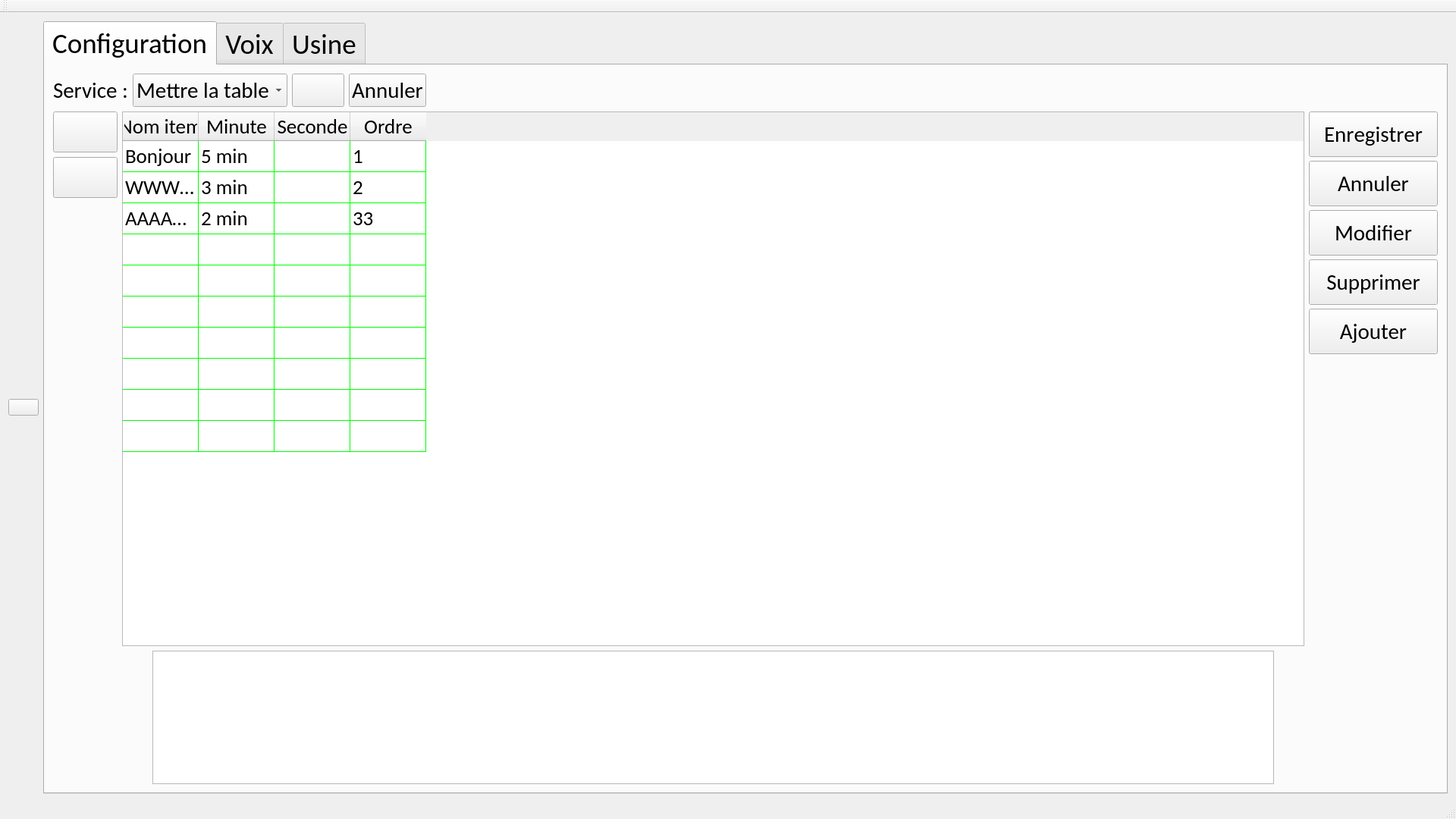
<?xml version="1.0" encoding="UTF-8"?>
<ui version="4.0">
 <class>AdministratorInterface</class>
 <widget class="QMainWindow" name="AdministratorInterface">
  <property name="geometry">
   <rect>
    <x>0</x>
    <y>0</y>
    <width>1920</width>
    <height>1080</height>
   </rect>
  </property>
  <property name="windowTitle">
   <string>AdministratorInterface</string>
  </property>
  <widget class="QWidget" name="centralWidget">
   <layout class="QHBoxLayout" name="horizontalLayout_22">
    <item>
     <layout class="QHBoxLayout" name="horizontalLayout">
      <item>
       <widget class="QPushButton" name="ButtonQuitter">
        <property name="text">
         <string/>
        </property>
        <property name="iconSize">
         <size>
          <width>32</width>
          <height>32</height>
         </size>
        </property>
       </widget>
      </item>
     </layout>
    </item>
    <item>
     <layout class="QVBoxLayout" name="verticalLayout_10">
      <item>
       <widget class="QTabWidget" name="tabWidget">
        <property name="font">
         <font>
          <family>Calibri</family>
          <pointsize>28</pointsize>
          <kerning>true</kerning>
         </font>
        </property>
        <property name="currentIndex">
         <number>0</number>
        </property>
        <property name="iconSize">
         <size>
          <width>40</width>
          <height>40</height>
         </size>
        </property>
        <property name="elideMode">
         <enum>Qt::ElideLeft</enum>
        </property>
        <property name="usesScrollButtons">
         <bool>false</bool>
        </property>
        <widget class="QWidget" name="tab_1">
         <attribute name="title">
          <string>Configuration</string>
         </attribute>
         <layout class="QHBoxLayout" name="horizontalLayout_23">
          <item>
           <layout class="QGridLayout" name="gridLayout">
            <item row="1" column="1">
             <layout class="QHBoxLayout" name="horizontalLayout_4">
              <item>
               <layout class="QHBoxLayout" name="horizontalLayout_6">
                <item>
                 <layout class="QVBoxLayout" name="verticalLayout_2" stretch="0,0,0">
                  <property name="sizeConstraint">
                   <enum>QLayout::SetDefaultConstraint</enum>
                  </property>
                  <item>
                   <widget class="QPushButton" name="ButtonAjouterLigne">
                    <property name="baseSize">
                     <size>
                      <width>35</width>
                      <height>35</height>
                     </size>
                    </property>
                    <property name="text">
                     <string/>
                    </property>
                    <property name="iconSize">
                     <size>
                      <width>32</width>
                      <height>32</height>
                     </size>
                    </property>
                   </widget>
                  </item>
                  <item>
                   <widget class="QPushButton" name="ButtonRetirerLigne">
                    <property name="sizePolicy">
                     <sizepolicy hsizetype="Minimum" vsizetype="Minimum">
                      <horstretch>0</horstretch>
                      <verstretch>0</verstretch>
                     </sizepolicy>
                    </property>
                    <property name="minimumSize">
                     <size>
                      <width>35</width>
                      <height>35</height>
                     </size>
                    </property>
                    <property name="sizeIncrement">
                     <size>
                      <width>101</width>
                      <height>10</height>
                     </size>
                    </property>
                    <property name="baseSize">
                     <size>
                      <width>35</width>
                      <height>35</height>
                     </size>
                    </property>
                    <property name="text">
                     <string/>
                    </property>
                    <property name="iconSize">
                     <size>
                      <width>32</width>
                      <height>32</height>
                     </size>
                    </property>
                   </widget>
                  </item>
                  <item>
                   <spacer name="verticalSpacer">
                    <property name="orientation">
                     <enum>Qt::Vertical</enum>
                    </property>
                    <property name="sizeType">
                     <enum>QSizePolicy::Expanding</enum>
                    </property>
                    <property name="sizeHint" stdset="0">
                     <size>
                      <width>20</width>
                      <height>40</height>
                     </size>
                    </property>
                   </spacer>
                  </item>
                 </layout>
                </item>
               </layout>
              </item>
              <item>
               <layout class="QVBoxLayout" name="verticalLayout_3" stretch="4,1">
                <item>
                 <widget class="QTableWidget" name="tableItem">
                  <property name="font">
                   <font>
                    <family>Calibri</family>
                    <pointsize>20</pointsize>
                    <kerning>true</kerning>
                   </font>
                  </property>
                  <property name="styleSheet">
                   <string notr="true">gridline-color: rgb(0, 255, 0);</string>
                  </property>
                  <property name="verticalScrollBarPolicy">
                   <enum>Qt::ScrollBarAlwaysOff</enum>
                  </property>
                  <property name="horizontalScrollBarPolicy">
                   <enum>Qt::ScrollBarAlwaysOff</enum>
                  </property>
                  <property name="autoScroll">
                   <bool>true</bool>
                  </property>
                  <property name="showGrid">
                   <bool>true</bool>
                  </property>
                  <property name="gridStyle">
                   <enum>Qt::SolidLine</enum>
                  </property>
                  <property name="wordWrap">
                   <bool>true</bool>
                  </property>
                  <attribute name="verticalHeaderVisible">
                   <bool>false</bool>
                  </attribute>
                  <attribute name="verticalHeaderCascadingSectionResizes">
                   <bool>false</bool>
                  </attribute>
                  <attribute name="verticalHeaderDefaultSectionSize">
                   <number>41</number>
                  </attribute>
                  <row>
                   <property name="text">
                    <string/>
                   </property>
                  </row>
                  <row>
                   <property name="text">
                    <string/>
                   </property>
                  </row>
                  <row>
                   <property name="text">
                    <string/>
                   </property>
                  </row>
                  <row>
                   <property name="text">
                    <string/>
                   </property>
                  </row>
                  <row>
                   <property name="text">
                    <string/>
                   </property>
                  </row>
                  <row>
                   <property name="text">
                    <string/>
                   </property>
                  </row>
                  <row>
                   <property name="text">
                    <string/>
                   </property>
                  </row>
                  <row>
                   <property name="text">
                    <string/>
                   </property>
                  </row>
                  <row>
                   <property name="text">
                    <string/>
                   </property>
                  </row>
                  <row>
                   <property name="text">
                    <string/>
                   </property>
                  </row>
                  <column>
                   <property name="text">
                    <string>Nom item</string>
                   </property>
                  </column>
                  <column>
                   <property name="text">
                    <string>Minute</string>
                   </property>
                  </column>
                  <column>
                   <property name="text">
                    <string>Seconde</string>
                   </property>
                  </column>
                  <column>
                   <property name="text">
                    <string>Ordre</string>
                   </property>
                  </column>
                  <item row="0" column="0">
                   <property name="text">
                    <string>Bonjour</string>
                   </property>
                  </item>
                  <item row="0" column="1">
                   <property name="text">
                    <string>5 min</string>
                   </property>
                  </item>
                  <item row="0" column="3">
                   <property name="text">
                    <string>1</string>
                   </property>
                  </item>
                  <item row="1" column="0">
                   <property name="text">
                    <string>WWWWWWWWW</string>
                   </property>
                  </item>
                  <item row="1" column="1">
                   <property name="text">
                    <string>3 min</string>
                   </property>
                  </item>
                  <item row="1" column="3">
                   <property name="text">
                    <string>2</string>
                   </property>
                  </item>
                  <item row="2" column="0">
                   <property name="text">
                    <string>AAAAAA</string>
                   </property>
                  </item>
                  <item row="2" column="1">
                   <property name="text">
                    <string>2 min</string>
                   </property>
                  </item>
                  <item row="2" column="3">
                   <property name="text">
                    <string>33</string>
                   </property>
                  </item>
                 </widget>
                </item>
                <item>
                 <layout class="QHBoxLayout" name="horizontalLayout_5">
                  <item>
                   <spacer name="horizontalSpacer_3">
                    <property name="orientation">
                     <enum>Qt::Horizontal</enum>
                    </property>
                    <property name="sizeType">
                     <enum>QSizePolicy::Minimum</enum>
                    </property>
                    <property name="sizeHint" stdset="0">
                     <size>
                      <width>40</width>
                      <height>20</height>
                     </size>
                    </property>
                   </spacer>
                  </item>
                  <item>
                   <widget class="QTextEdit" name="textEditInfo">
                    <property name="font">
                     <font>
                      <family>Calibri</family>
                      <pointsize>20</pointsize>
                      <kerning>true</kerning>
                     </font>
                    </property>
                    <property name="readOnly">
                     <bool>true</bool>
                    </property>
                   </widget>
                  </item>
                  <item>
                   <spacer name="horizontalSpacer_4">
                    <property name="orientation">
                     <enum>Qt::Horizontal</enum>
                    </property>
                    <property name="sizeType">
                     <enum>QSizePolicy::Minimum</enum>
                    </property>
                    <property name="sizeHint" stdset="0">
                     <size>
                      <width>40</width>
                      <height>20</height>
                     </size>
                    </property>
                   </spacer>
                  </item>
                 </layout>
                </item>
               </layout>
              </item>
              <item>
               <layout class="QVBoxLayout" name="verticalLayout">
                <property name="spacing">
                 <number>5</number>
                </property>
                <property name="sizeConstraint">
                 <enum>QLayout::SetMinimumSize</enum>
                </property>
                <property name="leftMargin">
                 <number>0</number>
                </property>
                <property name="topMargin">
                 <number>0</number>
                </property>
                <item>
                 <widget class="QPushButton" name="ButtonEnregistrer">
                  <property name="sizePolicy">
                   <sizepolicy hsizetype="Fixed" vsizetype="Fixed">
                    <horstretch>0</horstretch>
                    <verstretch>0</verstretch>
                   </sizepolicy>
                  </property>
                  <property name="minimumSize">
                   <size>
                    <width>170</width>
                    <height>60</height>
                   </size>
                  </property>
                  <property name="font">
                   <font>
                    <family>Calibri</family>
                    <pointsize>22</pointsize>
                    <kerning>false</kerning>
                   </font>
                  </property>
                  <property name="autoFillBackground">
                   <bool>false</bool>
                  </property>
                  <property name="text">
                   <string>Enregistrer</string>
                  </property>
                  <property name="iconSize">
                   <size>
                    <width>24</width>
                    <height>24</height>
                   </size>
                  </property>
                 </widget>
                </item>
                <item>
                 <widget class="QPushButton" name="ButtonAnnulerModifier">
                  <property name="minimumSize">
                   <size>
                    <width>170</width>
                    <height>60</height>
                   </size>
                  </property>
                  <property name="font">
                   <font>
                    <family>Calibri</family>
                    <pointsize>22</pointsize>
                    <kerning>false</kerning>
                   </font>
                  </property>
                  <property name="autoFillBackground">
                   <bool>false</bool>
                  </property>
                  <property name="text">
                   <string>Annuler</string>
                  </property>
                  <property name="iconSize">
                   <size>
                    <width>24</width>
                    <height>24</height>
                   </size>
                  </property>
                 </widget>
                </item>
                <item>
                 <widget class="QPushButton" name="ButtonModifier">
                  <property name="sizePolicy">
                   <sizepolicy hsizetype="Fixed" vsizetype="Fixed">
                    <horstretch>0</horstretch>
                    <verstretch>0</verstretch>
                   </sizepolicy>
                  </property>
                  <property name="minimumSize">
                   <size>
                    <width>170</width>
                    <height>60</height>
                   </size>
                  </property>
                  <property name="font">
                   <font>
                    <family>Calibri</family>
                    <pointsize>22</pointsize>
                    <kerning>false</kerning>
                   </font>
                  </property>
                  <property name="autoFillBackground">
                   <bool>false</bool>
                  </property>
                  <property name="text">
                   <string>Modifier</string>
                  </property>
                  <property name="iconSize">
                   <size>
                    <width>24</width>
                    <height>24</height>
                   </size>
                  </property>
                 </widget>
                </item>
                <item>
                 <widget class="QPushButton" name="ButtonSupprimer">
                  <property name="sizePolicy">
                   <sizepolicy hsizetype="Fixed" vsizetype="Fixed">
                    <horstretch>0</horstretch>
                    <verstretch>0</verstretch>
                   </sizepolicy>
                  </property>
                  <property name="minimumSize">
                   <size>
                    <width>170</width>
                    <height>60</height>
                   </size>
                  </property>
                  <property name="font">
                   <font>
                    <family>Calibri</family>
                    <pointsize>22</pointsize>
                    <kerning>true</kerning>
                   </font>
                  </property>
                  <property name="text">
                   <string>Supprimer</string>
                  </property>
                  <property name="iconSize">
                   <size>
                    <width>24</width>
                    <height>32</height>
                   </size>
                  </property>
                  <property name="autoDefault">
                   <bool>true</bool>
                  </property>
                  <property name="flat">
                   <bool>false</bool>
                  </property>
                 </widget>
                </item>
                <item>
                 <widget class="QPushButton" name="ButtonAjouter">
                  <property name="sizePolicy">
                   <sizepolicy hsizetype="Fixed" vsizetype="Fixed">
                    <horstretch>0</horstretch>
                    <verstretch>0</verstretch>
                   </sizepolicy>
                  </property>
                  <property name="minimumSize">
                   <size>
                    <width>170</width>
                    <height>60</height>
                   </size>
                  </property>
                  <property name="font">
                   <font>
                    <family>Calibri</family>
                    <pointsize>22</pointsize>
                    <kerning>true</kerning>
                   </font>
                  </property>
                  <property name="text">
                   <string>Ajouter</string>
                  </property>
                  <property name="iconSize">
                   <size>
                    <width>24</width>
                    <height>32</height>
                   </size>
                  </property>
                  <property name="autoDefault">
                   <bool>true</bool>
                  </property>
                  <property name="flat">
                   <bool>false</bool>
                  </property>
                 </widget>
                </item>
                <item>
                 <spacer name="verticalSpacer_2">
                  <property name="orientation">
                   <enum>Qt::Vertical</enum>
                  </property>
                  <property name="sizeType">
                   <enum>QSizePolicy::Expanding</enum>
                  </property>
                  <property name="sizeHint" stdset="0">
                   <size>
                    <width>20</width>
                    <height>40</height>
                   </size>
                  </property>
                 </spacer>
                </item>
               </layout>
              </item>
             </layout>
            </item>
            <item row="0" column="1">
             <layout class="QHBoxLayout" name="horizontalLayout_2">
              <property name="sizeConstraint">
               <enum>QLayout::SetDefaultConstraint</enum>
              </property>
              <item>
               <widget class="QLabel" name="labelService">
                <property name="font">
                 <font>
                  <family>Calibri</family>
                  <pointsize>22</pointsize>
                  <kerning>true</kerning>
                 </font>
                </property>
                <property name="text">
                 <string>Service :</string>
                </property>
               </widget>
              </item>
              <item>
               <widget class="QComboBox" name="comboBoxService">
                <property name="font">
                 <font>
                  <family>Calibri</family>
                  <pointsize>22</pointsize>
                  <kerning>true</kerning>
                 </font>
                </property>
                <property name="editable">
                 <bool>false</bool>
                </property>
                <item>
                 <property name="text">
                  <string>Mettre la table</string>
                 </property>
                </item>
               </widget>
              </item>
              <item>
               <widget class="QPushButton" name="ButtonValiderCombo">
                <property name="enabled">
                 <bool>true</bool>
                </property>
                <property name="font">
                 <font>
                  <pointsize>22</pointsize>
                 </font>
                </property>
                <property name="text">
                 <string/>
                </property>
                <property name="iconSize">
                 <size>
                  <width>32</width>
                  <height>32</height>
                 </size>
                </property>
               </widget>
              </item>
              <item>
               <widget class="QPushButton" name="ButtonAnnulerCombo">
                <property name="font">
                 <font>
                  <family>Calibri</family>
                  <pointsize>22</pointsize>
                  <kerning>true</kerning>
                 </font>
                </property>
                <property name="text">
                 <string>Annuler</string>
                </property>
               </widget>
              </item>
              <item>
               <spacer name="horizontalSpacer_2">
                <property name="orientation">
                 <enum>Qt::Horizontal</enum>
                </property>
                <property name="sizeHint" stdset="0">
                 <size>
                  <width>40</width>
                  <height>20</height>
                 </size>
                </property>
               </spacer>
              </item>
             </layout>
            </item>
           </layout>
          </item>
         </layout>
        </widget>
        <widget class="QWidget" name="tab_2">
         <attribute name="title">
          <string>Voix</string>
         </attribute>
         <layout class="QGridLayout" name="gridLayout_3">
          <item row="0" column="0">
           <layout class="QHBoxLayout" name="horizontalLayout_21" stretch="2,0">
            <item>
             <layout class="QVBoxLayout" name="verticalLayout_5" stretch="1,1,1,1,1,1,3">
              <item>
               <layout class="QHBoxLayout" name="horizontalLayout_3">
                <item>
                 <widget class="QLabel" name="labelPC">
                  <property name="font">
                   <font>
                    <pointsize>28</pointsize>
                   </font>
                  </property>
                  <property name="text">
                   <string>PC</string>
                  </property>
                 </widget>
                </item>
                <item>
                 <spacer name="horizontalSpacer_5">
                  <property name="orientation">
                   <enum>Qt::Horizontal</enum>
                  </property>
                  <property name="sizeHint" stdset="0">
                   <size>
                    <width>40</width>
                    <height>20</height>
                   </size>
                  </property>
                 </spacer>
                </item>
               </layout>
              </item>
              <item>
               <layout class="QHBoxLayout" name="horizontalLayout_7">
                <item>
                 <widget class="QLabel" name="labelVolumePC">
                  <property name="font">
                   <font>
                    <pointsize>28</pointsize>
                   </font>
                  </property>
                  <property name="text">
                   <string>Volume :</string>
                  </property>
                 </widget>
                </item>
                <item>
                 <spacer name="horizontalSpacer_6">
                  <property name="orientation">
                   <enum>Qt::Horizontal</enum>
                  </property>
                  <property name="sizeHint" stdset="0">
                   <size>
                    <width>40</width>
                    <height>20</height>
                   </size>
                  </property>
                 </spacer>
                </item>
               </layout>
              </item>
              <item>
               <layout class="QHBoxLayout" name="horizontalLayout_8">
                <item>
                 <widget class="QSlider" name="horizontalSliderPCVolume">
                  <property name="maximum">
                   <number>100</number>
                  </property>
                  <property name="pageStep">
                   <number>5</number>
                  </property>
                  <property name="value">
                   <number>50</number>
                  </property>
                  <property name="sliderPosition">
                   <number>50</number>
                  </property>
                  <property name="orientation">
                   <enum>Qt::Horizontal</enum>
                  </property>
                  <property name="invertedAppearance">
                   <bool>false</bool>
                  </property>
                 </widget>
                </item>
                <item>
                 <widget class="QLabel" name="labelVolumePourcentagePC">
                  <property name="font">
                   <font>
                    <pointsize>28</pointsize>
                   </font>
                  </property>
                  <property name="text">
                   <string>%</string>
                  </property>
                 </widget>
                </item>
               </layout>
              </item>
              <item>
               <layout class="QHBoxLayout" name="horizontalLayout_9">
                <item>
                 <widget class="QLabel" name="labelVitessePC">
                  <property name="font">
                   <font>
                    <pointsize>28</pointsize>
                   </font>
                  </property>
                  <property name="text">
                   <string>Vitesse :</string>
                  </property>
                 </widget>
                </item>
                <item>
                 <spacer name="horizontalSpacer_7">
                  <property name="orientation">
                   <enum>Qt::Horizontal</enum>
                  </property>
                  <property name="sizeHint" stdset="0">
                   <size>
                    <width>40</width>
                    <height>20</height>
                   </size>
                  </property>
                 </spacer>
                </item>
               </layout>
              </item>
              <item>
               <layout class="QHBoxLayout" name="horizontalLayout_10">
                <item>
                 <widget class="QSlider" name="horizontalSliderPCRate">
                  <property name="minimum">
                   <number>1</number>
                  </property>
                  <property name="maximum">
                   <number>3</number>
                  </property>
                  <property name="singleStep">
                   <number>1</number>
                  </property>
                  <property name="pageStep">
                   <number>1</number>
                  </property>
                  <property name="orientation">
                   <enum>Qt::Horizontal</enum>
                  </property>
                  <property name="tickPosition">
                   <enum>QSlider::TicksBothSides</enum>
                  </property>
                 </widget>
                </item>
                <item>
                 <widget class="QLabel" name="labelRate">
                  <property name="minimumSize">
                   <size>
                    <width>100</width>
                    <height>0</height>
                   </size>
                  </property>
                  <property name="font">
                   <font>
                    <pointsize>28</pointsize>
                   </font>
                  </property>
                  <property name="text">
                   <string>%</string>
                  </property>
                 </widget>
                </item>
               </layout>
              </item>
              <item>
               <layout class="QHBoxLayout" name="horizontalLayout_11">
                <item>
                 <widget class="QPushButton" name="ButtonParlerPC">
                  <property name="minimumSize">
                   <size>
                    <width>221</width>
                    <height>71</height>
                   </size>
                  </property>
                  <property name="font">
                   <font>
                    <pointsize>28</pointsize>
                   </font>
                  </property>
                  <property name="text">
                   <string>Parler</string>
                  </property>
                 </widget>
                </item>
                <item>
                 <widget class="QPushButton" name="ButtonSave">
                  <property name="minimumSize">
                   <size>
                    <width>221</width>
                    <height>71</height>
                   </size>
                  </property>
                  <property name="font">
                   <font>
                    <pointsize>28</pointsize>
                   </font>
                  </property>
                  <property name="text">
                   <string>Enregistrer</string>
                  </property>
                 </widget>
                </item>
               </layout>
              </item>
              <item>
               <spacer name="verticalSpacer_5">
                <property name="orientation">
                 <enum>Qt::Vertical</enum>
                </property>
                <property name="sizeType">
                 <enum>QSizePolicy::Minimum</enum>
                </property>
                <property name="sizeHint" stdset="0">
                 <size>
                  <width>20</width>
                  <height>40</height>
                 </size>
                </property>
               </spacer>
              </item>
             </layout>
            </item>
            <item>
             <widget class="Line" name="line">
              <property name="frameShadow">
               <enum>QFrame::Plain</enum>
              </property>
              <property name="lineWidth">
               <number>1</number>
              </property>
              <property name="orientation">
               <enum>Qt::Vertical</enum>
              </property>
             </widget>
            </item>
           </layout>
          </item>
         </layout>
        </widget>
        <widget class="QWidget" name="tab_3">
         <property name="minimumSize">
          <size>
           <width>1210</width>
           <height>661</height>
          </size>
         </property>
         <property name="maximumSize">
          <size>
           <width>16777215</width>
           <height>16777215</height>
          </size>
         </property>
         <attribute name="title">
          <string>Usine</string>
         </attribute>
         <layout class="QVBoxLayout" name="verticalLayout_4">
          <item>
           <layout class="QVBoxLayout" name="verticalLayout_7">
            <item>
             <widget class="QLabel" name="LabelUsine1">
              <property name="font">
               <font>
                <pointsize>36</pointsize>
               </font>
              </property>
              <property name="text">
               <string>Vous êtes sur le point de réinitialiser la base de données</string>
              </property>
              <property name="alignment">
               <set>Qt::AlignCenter</set>
              </property>
             </widget>
            </item>
            <item>
             <widget class="QLabel" name="labelUsine2">
              <property name="font">
               <font>
                <pointsize>28</pointsize>
               </font>
              </property>
              <property name="text">
               <string>Entrez le mot de passe pour valider</string>
              </property>
              <property name="alignment">
               <set>Qt::AlignCenter</set>
              </property>
             </widget>
            </item>
            <item>
             <layout class="QHBoxLayout" name="horizontalLayout_19">
              <item>
               <spacer name="horizontalSpacer_13">
                <property name="orientation">
                 <enum>Qt::Horizontal</enum>
                </property>
                <property name="sizeHint" stdset="0">
                 <size>
                  <width>40</width>
                  <height>20</height>
                 </size>
                </property>
               </spacer>
              </item>
              <item>
               <widget class="QLineEdit" name="lineEditUsine">
                <property name="font">
                 <font>
                  <pointsize>28</pointsize>
                 </font>
                </property>
               </widget>
              </item>
              <item>
               <spacer name="horizontalSpacer_14">
                <property name="orientation">
                 <enum>Qt::Horizontal</enum>
                </property>
                <property name="sizeHint" stdset="0">
                 <size>
                  <width>40</width>
                  <height>20</height>
                 </size>
                </property>
               </spacer>
              </item>
             </layout>
            </item>
            <item>
             <layout class="QHBoxLayout" name="horizontalLayout_20">
              <item>
               <spacer name="horizontalSpacer_15">
                <property name="orientation">
                 <enum>Qt::Horizontal</enum>
                </property>
                <property name="sizeType">
                 <enum>QSizePolicy::Expanding</enum>
                </property>
                <property name="sizeHint" stdset="0">
                 <size>
                  <width>40</width>
                  <height>20</height>
                 </size>
                </property>
               </spacer>
              </item>
              <item>
               <widget class="QPushButton" name="ButtonUsine">
                <property name="font">
                 <font>
                  <pointsize>28</pointsize>
                 </font>
                </property>
                <property name="text">
                 <string>Réinitialiser</string>
                </property>
               </widget>
              </item>
              <item>
               <spacer name="horizontalSpacer_16">
                <property name="orientation">
                 <enum>Qt::Horizontal</enum>
                </property>
                <property name="sizeType">
                 <enum>QSizePolicy::Expanding</enum>
                </property>
                <property name="sizeHint" stdset="0">
                 <size>
                  <width>40</width>
                  <height>20</height>
                 </size>
                </property>
               </spacer>
              </item>
             </layout>
            </item>
            <item>
             <widget class="QLabel" name="labelInfo">
              <property name="text">
               <string/>
              </property>
              <property name="alignment">
               <set>Qt::AlignCenter</set>
              </property>
             </widget>
            </item>
            <item>
             <spacer name="verticalSpacer_3">
              <property name="orientation">
               <enum>Qt::Vertical</enum>
              </property>
              <property name="sizeHint" stdset="0">
               <size>
                <width>20</width>
                <height>40</height>
               </size>
              </property>
             </spacer>
            </item>
           </layout>
          </item>
         </layout>
        </widget>
       </widget>
      </item>
     </layout>
    </item>
   </layout>
  </widget>
  <widget class="QToolBar" name="mainToolBar">
   <attribute name="toolBarArea">
    <enum>TopToolBarArea</enum>
   </attribute>
   <attribute name="toolBarBreak">
    <bool>false</bool>
   </attribute>
  </widget>
  <widget class="QStatusBar" name="statusBar"/>
 </widget>
 <layoutdefault spacing="6" margin="11"/>
 <resources/>
 <connections/>
</ui>
